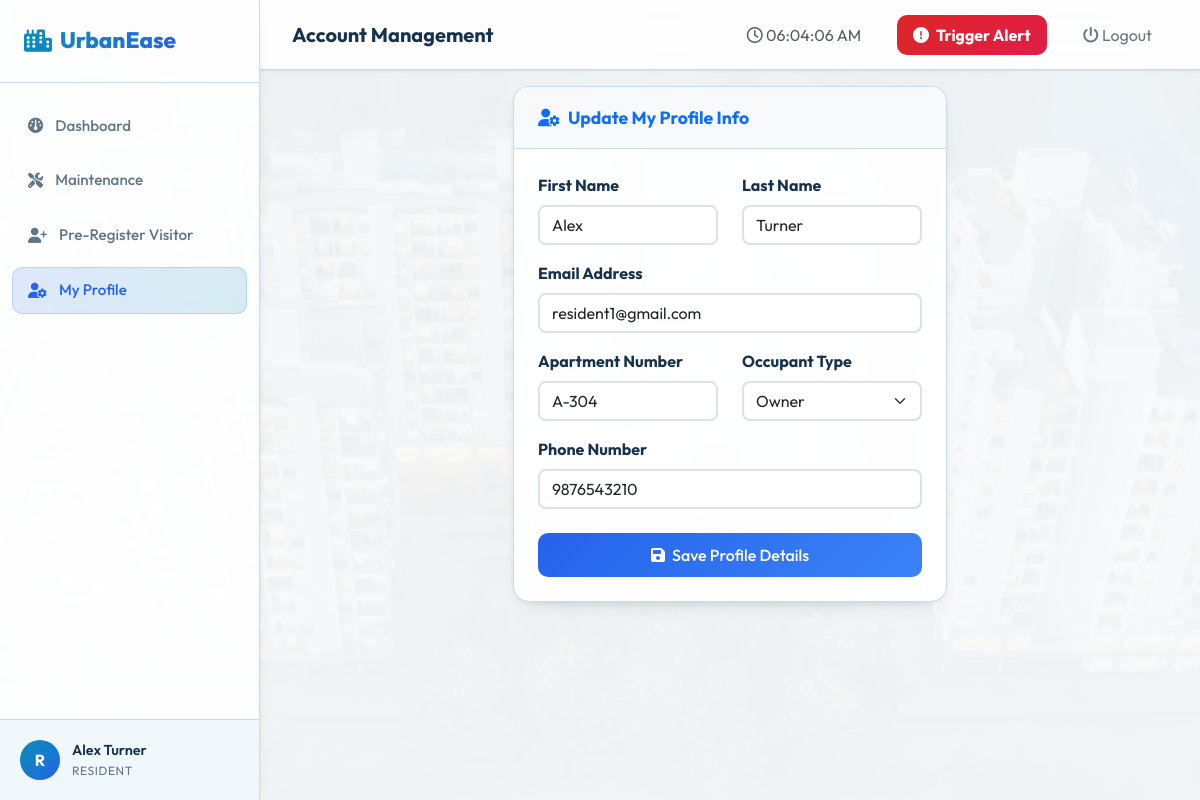
The page /resident/profile/ (signed in) on the database its author committed.
### urbanease/models.py (models this page shows, shortened)
class User(AbstractUser):
    ROLE_CHOICES = (
        ('ADMIN', 'Management'),
        ('RESIDENT', 'Resident'),
        ('SECURITY', 'Security'),
    )
    role = models.CharField(max_length=10, choices=ROLE_CHOICES, default='RESIDENT')

class ResidentProfile(models.Model):
    OCCUPANT_CHOICES = (
        ('Owner', 'Owner'),
        ('Tenant', 'Tenant'),
    )
    user = models.OneToOneField(User, on_delete=models.CASCADE, related_name='resident_profile')
    apartment_number = models.CharField(max_length=20)
    phone_number = models.CharField(max_length=15)
    occupant_type = models.CharField(max_length=10, choices=OCCUPANT_CHOICES, default='Owner')

### urbanease/views.py (the view, shortened to what this page needs)
# urls.py: path('resident/profile/', views.resident_profile, name='resident_profile'),
@login_required
@role_required('RESIDENT')
def resident_profile(request):
    profile = get_object_or_404(ResidentProfile, user=request.user)
    return render(request, 'resident/profile.html', {'profile': profile})

### templates/resident/profile.html (shortened to what this page needs)
{% extends 'base.html' %}
{% load static %}
{% block page_title %}Account Management{% endblock %}
{% block content %}
<div class="row justify-content-center">
    <div class="col-lg-6">
        <div class="content-card">
            <div class="content-card-header bg-light">
                <h3 class="content-card-title text-primary">
                    <i class="fa-solid fa-user-gear"></i> Update My Profile Info
                </h3>
            </div>
            <div class="content-card-body p-4">
                <form method="POST">
                    <div class="row">
                        <div class="col-md-6 mb-3">
                            <label for="first_name" class="form-label fw-bold">First Name</label>
                            <input type="text" name="first_name" id="first_name" class="form-control border-2 rounded-3" value="{{ profile.user.first_name }}" required>
                        </div>
                        <div class="col-md-6 mb-3">
                            <label for="last_name" class="form-label fw-bold">Last Name</label>
                            <input type="text" name="last_name" id="last_name" class="form-control border-2 rounded-3" value="{{ profile.user.last_name }}" required>
                        </div>
                    </div>
                    <div class="mb-3">
                        <label for="email" class="form-label fw-bold">Email Address</label>
                        <input type="email" name="email" id="email" class="form-control border-2 rounded-3" value="{{ profile.user.email }}" required>
                    </div>
                    <div class="row">
                        <div class="col-md-6 mb-3">
                            <label for="apartment_number" class="form-label fw-bold">Apartment Number</label>
                            <input type="text" name="apartment_number" id="apartment_number" class="form-control border-2 rounded-3" value="{{ profile.apartment_number }}" required>
                        </div>
                        <div class="col-md-6 mb-3">
                            <label for="occupant_type" class="form-label fw-bold">Occupant Type</label>
                            <select name="occupant_type" id="occupant_type" class="form-select border-2 rounded-3" required>
                                <option value="Owner" {% if profile.occupant_type == 'Owner' %}selected{% endif %}>Owner</option>
                            </select>
                        </div>
                    </div>
                    <div class="mb-4">
                        <label for="phone_number" class="form-label fw-bold">Phone Number</label>
                        <input type="text" name="phone_number" id="phone_number" class="form-control border-2 rounded-3" value="{{ profile.phone_number }}" required>
                    </div>
                    <button type="submit" class="btn btn-primary-custom w-100 py-2.5">
                        <i class="fa-solid fa-floppy-disk me-1"></i> Save Profile Details
                    </button>
                </form>
            </div>
        </div>
    </div>
</div>
{% endblock %}

### templates/base.html (shortened to what this page needs)
{% load static %}
<!DOCTYPE html>
<html lang="en">
<head>
    <link href="https://cdn.jsdelivr.net/npm/bootstrap@5.3.0/dist/css/bootstrap.min.css" rel="stylesheet">
    <link href="https://cdnjs.cloudflare.com/ajax/libs/font-awesome/6.4.0/css/all.min.css" rel="stylesheet">
    <link href="https://cdn.jsdelivr.net/npm/sweetalert2@11/dist/sweetalert2.min.css" rel="stylesheet">
    <link href="{% static 'css/styles.css' %}" rel="stylesheet">
</head>
<body>
    {% if user.is_authenticated %}
    <div class="app-container">
        <aside class="sidebar">
            <div class="sidebar-header">
                <span class="sidebar-logo">
                    <i class="fa-solid fa-city"></i> UrbanEase
                </span>
            </div>
            <ul class="sidebar-menu">
                {% if user.role == 'RESIDENT' %}
                    <li class="sidebar-item {% if request.resolver_match.url_name == 'resident_dashboard' %}active{% endif %}">
                        <a href="{% url 'resident_dashboard' %}">
                            <i class="fa-solid fa-gauge"></i> Dashboard
                        </a>
                    </li>
                    <li class="sidebar-item {% if request.resolver_match.url_name == 'resident_maintenance' %}active{% endif %}">
                        <a href="{% url 'resident_maintenance' %}">
                            <i class="fa-solid fa-screwdriver-wrench"></i> Maintenance
                        </a>
                    </li>
                    <li class="sidebar-item {% if request.resolver_match.url_name == 'resident_visitors' %}active{% endif %}">
                        <a href="{% url 'resident_visitors' %}">
                            <i class="fa-solid fa-user-plus"></i> Pre-Register Visitor
                        </a>
                    </li>
                    <li class="sidebar-item {% if request.resolver_match.url_name == 'resident_profile' %}active{% endif %}">
                        <a href="{% url 'resident_profile' %}">
                            <i class="fa-solid fa-user-gear"></i> My Profile
                        </a>
                    </li>
                {% endif %}
            </ul>
            <div class="sidebar-footer">
                <div class="sidebar-user">
                    <div class="sidebar-user-avatar">
                        {{ user.username|slice:":1"|upper }}
                    </div>
                    <div class="sidebar-user-info">
                        <div class="sidebar-user-name">{{ user.first_name }} {{ user.last_name }}</div>
                        <div class="sidebar-user-role">{{ user.role }}</div>
                    </div>
                </div>
            </div>
        </aside>
        <main class="main-content">
            <header class="top-navbar">
                <h1 class="navbar-page-title">
                    {% block page_title %}Dashboard{% endblock %}
                </h1>
                <div class="navbar-actions">
                    <span class="text-muted d-none d-md-inline-block me-3">
                        <i class="fa-regular fa-clock"></i> <span id="current-time">{% now "h:i A" %}</span>
                    </span>
                    {% if user.role == 'RESIDENT' %}
                        <button type="button" class="btn btn-danger-custom py-2 px-3 fw-bold animate-pulse" data-bs-toggle="modal" data-bs-target="#emergencyModal">
                            <i class="fa-solid fa-circle-exclamation me-1"></i> Trigger Alert
                        </button>
                    {% endif %}
                    <a href="{% url 'logout' %}" class="btn btn-outline-secondary py-2 px-3 border-0">
                        <i class="fa-solid fa-power-off"></i> Logout
                    </a>
                </div>
            </header>
            <div class="container-fluid px-4 py-3">
                {% block content %}{% endblock %}
            </div>
        </main>
    </div>
    {% else %}
        {% block auth_content %}{% endblock %}
    {% endif %}
</body>
</html>

### rows shown on the page
User: username "R", first_name "Alex", last_name "Turner", role "RESIDENT"
ResidentProfile: first_name "Alex", last_name "Turner", email "resident1@gmail.com", apartment_number "A-304", occupant_type "Owner", phone_number "9876543210"
